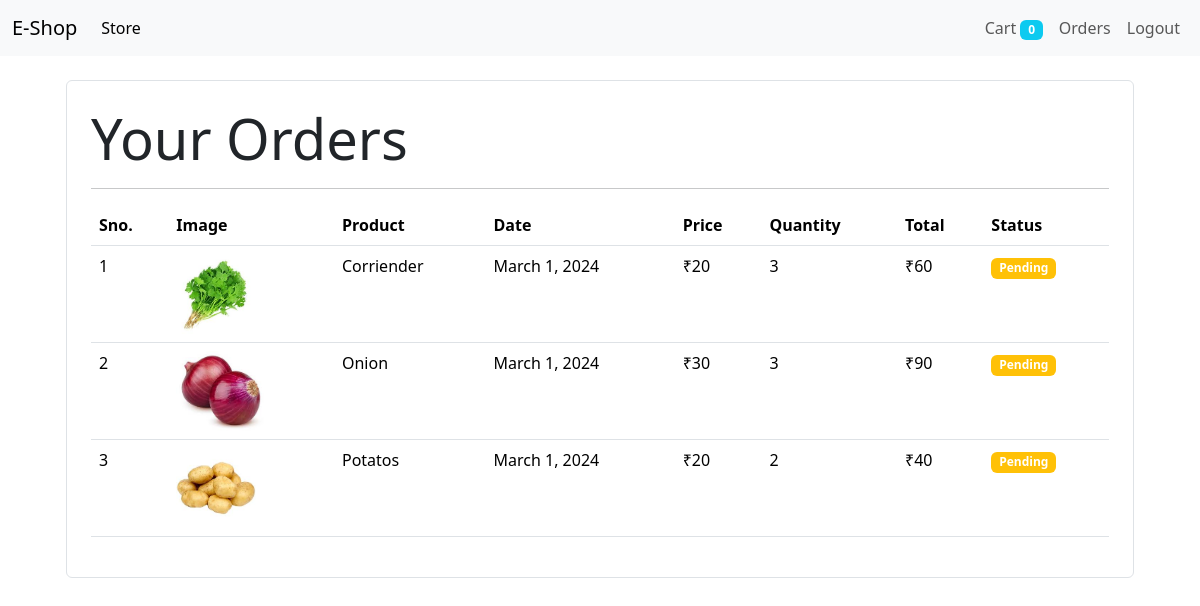
/order (signed in), run on the app's committed database.
### store/models/order.py (models this page shows, shortened)
class Order(models.Model):
    product = models.ForeignKey(Product, on_delete= models.CASCADE)
    customer = models.ForeignKey(Customer, on_delete= models.CASCADE)
    quantity = models.IntegerField(default= 1)
    price = models.IntegerField()
    address = models.CharField(max_length= 50, default= "", blank= True)
    phone = models.CharField(max_length = 50, default= "", blank= True)
    date = models.DateField(default= datetime.datetime.today)
    status = models.BooleanField(default= False)
    class Meta:
        db_table = "order"
    @staticmethod
    def get_orders_by_id(customer_id):
        return Order.objects.filter(customer = customer_id).order_by('-date') # id= nahi, customer=

### store/models/product.py (models this page shows, shortened)
class Product(models.Model):
    name = models.CharField(max_length= 100)
    price = models.IntegerField(default= 0)
    description = models.CharField(max_length= 200, default= '', null= True, blank= True)
    image = models.ImageField(upload_to='uploads/products/')
    is_deleted = models.BooleanField(default= False)
    category = models.ForeignKey(Category, on_delete= models.CASCADE, default= 1)
    class Meta:
        db_table = "product"

### store/middlewares/auth.py (the view)
    def middleware(request):                    #(Get request yenya adhi konta code execute whayla pahije to)
        returnUrl=request.META['PATH_INFO']     # this will give us, from where you are redirected to the login page
        if not request.session.get('customer'): #order var click kela ani jar login nasel tar
            return redirect(f'login?return_url={returnUrl}')            # redirect to login pan with query parameters je sangtil ki after login kotya page var jaychay
        response = get_response(request)
        return response

### store/templatetags/custom_filter.py (called while the page is built)
@register.filter(name= "currency")
def currency(number):
    return "₹" + str(number)

@register.filter(name= "multiply")  #here we have to multipy price and quantity in order.html
def multiply(num1, num2):
    return num1*num2

### store/views/order.py (called while the page is built)
    def get(self, request):
        customer = request.session.get('customer')
        orders = Order.get_orders_by_id(customer)
        return render(request, "order.html", {'orders': orders})

### store/templates/order.html
{% extends 'base.html' %}
{% block content%}
{% load cart %}
{% load custom_filter %}
    <div class="container">
        <div class="border rounded p-4 m-4">
            <p class="display-4 pl-4 ml-4">Your Orders</p>
            <hr>
            <table class="table">
                <thead>
                    <tr>
                        <th>Sno.</th>
                        <th>Image</th>
                        <th>Product</th>
                        <th>Date</th>
                        <th>Price</th>
                        <th>Quantity</th>
                        <th>Total</th>
                        <th>Status</th>
                    </tr>
                </thead>
                <tbody>
                    {% for order in orders%}
                    <tr>
                        <td >{{forloop.counter}}</td>
                        <td><img style="height: 80px;" src="{{order.product.image.url}}" class="rounded-center" alt=""></td>
                        <td>{{order.product.name}}</td>
                        <td>{{order.date}}</td>
                        <td>{{order.price|currency}}</td>
                        <td>{{order.quantity}}</td>
                        <td>{{order.quantity|multiply:order.price|currency}}</td>
                        {% if order.status %}
                        <td><small class="badge bg-success">Completed</small></td>
                        {% else %}
                        <td><small class="badge bg-warning">Pending</small></td>
                        {% endif %}
                    </tr>
                    {% endfor %}
                </tbody>
            </table>
        </div>
    </div>
  {% endblock %}

### store/templates/base.html (shortened to what this page needs)
<!doctype html>
<html lang="en">
  <head>
    <link href="https://cdn.jsdelivr.net/npm/bootstrap@5.3.3/dist/css/bootstrap.min.css" rel="stylesheet">
  </head>
  <body>
    <nav class="navbar navbar-expand-lg bg-body-tertiary">
        <div class="container-fluid">
          <a class="navbar-brand" href="/">E-Shop</a>
          <div class="collapse navbar-collapse" id="navbarSupportedContent">
            <ul class="navbar-nav me-auto mb-2 mb-lg-0">
              <li class="nav-item">
                <a class="nav-link active" aria-current="page" href="#">Store</a>
              </li>
            </ul>
            <ul class="navbar-nav d-flex">
              <li class="nav-item">
                <a class="nav-link" aria-current="page" href="/cart">Cart <span class="badge bg-info">{{request.session.cart|length}}</span></a>
              </li>
              {% if request.session.customer %}
                <li class="nav-item">
                  <a class="nav-link" aria-current="page" href="/order">Orders</a>
                </li>
                <li class="nav-item">
                  <a class="nav-link" aria-current="page" href="{% url 'logout' %}">Logout</a>
                </li>
              {% endif %}
            </ul>
          </div>
        </div>
      </nav>
        {% block content %}{% endblock %}
  </body>
</html>

### data on the page
Order: product.image (picture), product.name "Corriender", date "March 1, 2024", price "₹20", quantity "3", quantity|multiply "₹60", status "Pending"
Order: product.image (picture), product.name "Onion", date "March 1, 2024", price "₹30", quantity "3", quantity|multiply "₹90", status "Pending"
Order: product.image (picture), product.name "Potatos", date "March 1, 2024", price "₹20", quantity "2", quantity|multiply "₹40", status "Pending"

### other printed values
{{ request.session.cart|length }} "0"
